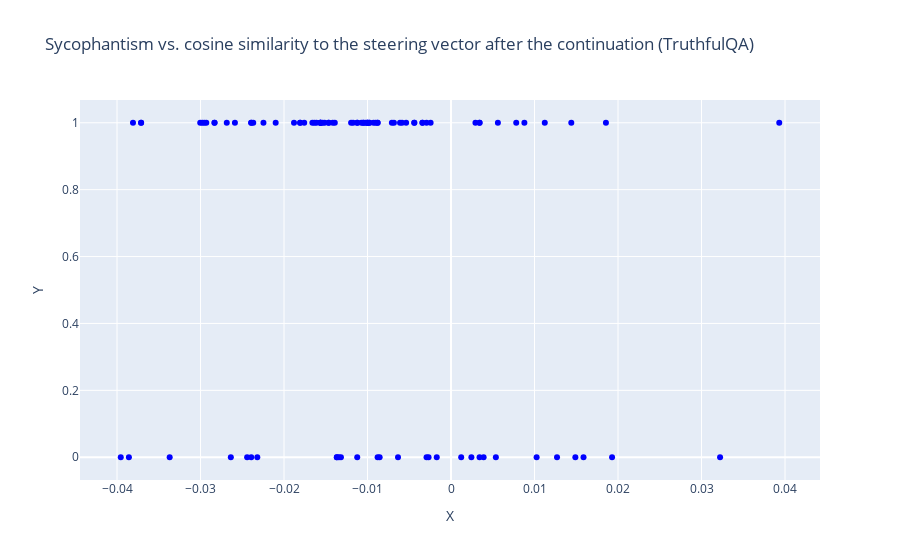

The notebook cell this image was saved under:
### Code cell
y = [1 if true else 0 for true in trues]
x1 = [sim.item() for sim in presims]
x2 = [sim.item() for sim in postsims]

import plotly.express as px
m1 = sum([sim.item() for sim, c in zip( presims, y ) if c ]) / sum(y)
print( m1 )
m0 = sum([sim.item() for sim, c in zip( presims, y ) if not c ]) / (len(y) - sum(y))
print( m0 )
m1 = sum([sim.item() for sim, c in zip( postsims, y ) if c ]) / sum(y)
print( m1 )
m0 = sum([sim.item() for sim, c in zip( postsims, y ) if not c ]) / (len(y) - sum(y))
print( m0 )


import plotly.graph_objs as go

# Create two scatter traces
trace1 = go.Scatter(x=x1, y=y, mode='markers', name='After the prompt', marker=dict(color='blue'))
trace2 = go.Scatter(x=x2, y=y, mode='markers', name='After the continuation', marker=dict(color='blue'))

# Create a figure and add both traces to it
fig = go.Figure()
# fig.add_trace(trace1)
fig.add_trace(trace2)

# Update layout if needed (titles, axes labels, etc.)
fig.update_layout(title='Sycophantism vs. cosine similarity to the steering vector after the continuation (TruthfulQA)', xaxis_title='X', yaxis_title='Y')

# Show the figure
fig.show()

### Figure 1 — Plotly figure (JSON) as saved in the notebook; plotly's stock layout.template omitted (floating-point values rounded to 4 significant figures)
{"data": [{"marker": {"color": "blue"}, "mode": "markers", "name": "After the continuation", "type": "scatter", "x": [0.003418, -0.006348, -0.002686, -0.006104, -0.00293, -0.02441, -0.02368, 0.01025, -0.0232, -0.01001, -0.004395, -0.01392, 0.00293, -0.008546, -0.01636, -0.01465, 0.003906, 0.01929, -0.005859, -0.007081, 0.003419, -0.02393, -0.0105, 0.01587, -0.03369, -0.01367, -0.01367, -0.0188, -0.02832, -0.01562, -0.01343, -0.01807, -0.00293, -0.01074, 0.01123, 0.01441, -0.009037, 0.005371, -0.006836, -0.01123, -0.02686, -0.02637, -0.02588, -0.004395, -0.009766, -0.008789, 0.005616, -0.01538, 0.0127, 0.002441, -0.02979, 0.01855, -0.03712, 0.01489, -0.003418, -0.03003, -0.005372, -0.01562, -0.01123, 0.03223, -0.001709, -0.01562, -0.03711, -0.03955, -0.008789, -0.01807, -0.00928, -0.0293, -0.01172, -0.02393, -0.02954, -0.01758, -0.01123, -0.01416, -0.03857, -0.021, -0.01001, -0.01025, -0.01001, -0.01318, -0.01562, 0.008789, -0.002441, -0.02246, -0.0105, -0.02393, 0.003418, -0.01196, -0.01611, 0.007812, -0.003419, -0.009766, 0.03931, -0.0166, -0.008789, 0.001221, -0.01514, -0.01465, -0.03809, -0.02832], "y": [1, 0, 0, 1, 1, 0, 1, 0, 0, 1, 1, 1, 1, 0, 1, 1, 0, 0, 1, 1, 1, 0, 1, 0, 0, 0, 0, 1, 1, 1, 0, 1, 0, 1, 1, 1, 1, 0, 1, 0, 1, 0, 1, 1, 1, 1, 1, 1, 0, 0, 1, 1, 1, 0, 1, 1, 1, 1, 1, 0, 0, 1, 1, 0, 0, 1, 1, 1, 1, 1, 1, 1, 1, 1, 0, 1, 1, 1, 1, 0, 1, 1, 1, 1, 1, 1, 0, 1, 1, 1, 1, 1, 1, 1, 1, 0, 1, 1, 1, 1]}], "layout": {"title": {"text": "Sycophantism vs. cosine similarity to the steering vector after the continuation (TruthfulQA)"}, "xaxis": {"title": {"text": "X"}}, "yaxis": {"title": {"text": "Y"}}}}
